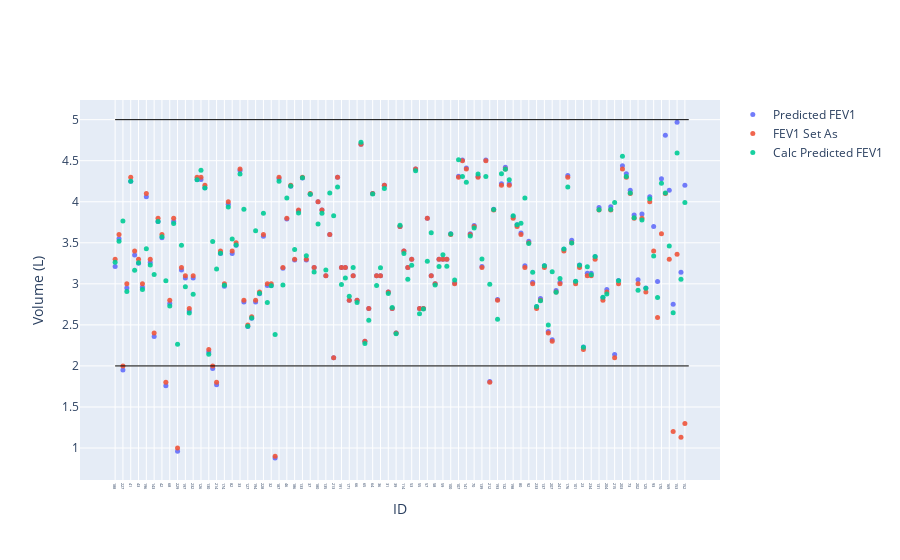

Notebook source saved alongside this figure:
### Markdown cell above
## FEV1 Set As vs Predicted FEV1 vs Calc Predicted FEV1

### Code cell
# Use Calc Age instead of Age
df["Age"] = df["Calc Age"]

df["Calc Predicted FEV1"] = df.apply(
    lambda x: bio.calc_predicted_fev1(x.Height, x.Age, x.Sex), axis=1
)

# List idx where diff Predicted FEV1 and FEV1 Set As is > 0.1
diff_name = "Predicted FEV1 - FEV1 Set As"
df[diff_name] = df["Predicted FEV1"] - df["FEV1 Set As"]

# Sort df by Predicted FEV1 Calc (L)
df.sort_values(by=[diff_name], inplace=True)
# Use go.scatter to plot FEV1 Predicted in y with ID in x
fig = go.Figure(
    data=go.Scatter(
        x=df["ID"],
        y=df["Predicted FEV1"],
        name="Predicted FEV1",
        mode="markers",
        opacity=0.9,
    )
)
# Add the same with FEV1 Set As with name "FEV1 Set As"
fig.add_trace(
    go.Scatter(
        x=df["ID"], y=df["FEV1 Set As"], name="FEV1 Set As", mode="markers", opacity=0.9
    )
)
# Add the same with FEV1 Predicted Calc (L) with name "Predicted FEV1 Calc (L)"
fig.add_trace(
    go.Scatter(
        x=df["ID"],
        y=df["Calc Predicted FEV1"],
        name="Calc Predicted FEV1",
        mode="markers",
        opacity=0.9,
    )
)
fig.update_traces(marker=dict(size=5), selector=dict(mode="markers"))
# Add red constant red lines for volume of 2L and 5L
fig.add_shape(
    type="line", x0=0, y0=2, x1=len(df), y1=2, line=dict(color="Black", width=1)
)
fig.add_shape(
    type="line", x0=0, y0=5, x1=len(df), y1=5, line=dict(color="Black", width=1)
)
# Set yaxis legend to Volume (L)
fig.update_yaxes(title_text="Volume (L)")
# Set xaxis legend to ID
fig.update_xaxes(title_text="ID")
# Reduce xaxis labels font size
fig.update_xaxes(tickfont_size=4)
fig.show()

df[df[diff_name].abs() > 0.1][
    [
        "ID",
        "Age",
        "Sex",
        "Height",
        "Weight",
        "Predicted FEV1",
        "FEV1 Set As",
        "Calc Predicted FEV1",
        diff_name,
    ]
].sort_values(by=[diff_name], ascending=False)

### Figure 1 — Plotly figure (JSON) as saved in the notebook; plotly's stock layout.template omitted (floating-point values rounded to 4 significant figures; data arrays with more than 128 entries replaced by an {"elided": "..."} marker saying what was removed)
{"data": [{"marker": {"size": 5}, "mode": "markers", "name": "Predicted FEV1", "opacity": 0.9, "type": "scatter", "x": {"elided": "147 str values"}, "y": {"elided": "147 float values"}}, {"marker": {"size": 5}, "mode": "markers", "name": "FEV1 Set As", "opacity": 0.9, "type": "scatter", "x": {"elided": "147 str values"}, "y": {"elided": "147 float values"}}, {"marker": {"size": 5}, "mode": "markers", "name": "Calc Predicted FEV1", "opacity": 0.9, "type": "scatter", "x": {"elided": "147 str values"}, "y": {"elided": "147 float values"}}], "layout": {"shapes": [{"line": {"color": "Black", "width": 1}, "type": "line", "x0": 0, "x1": 147, "y0": 2, "y1": 2}, {"line": {"color": "Black", "width": 1}, "type": "line", "x0": 0, "x1": 147, "y0": 5, "y1": 5}], "xaxis": {"tickfont": {"size": 4}, "title": {"text": "ID"}}, "yaxis": {"title": {"text": "Volume (L)"}}}}
